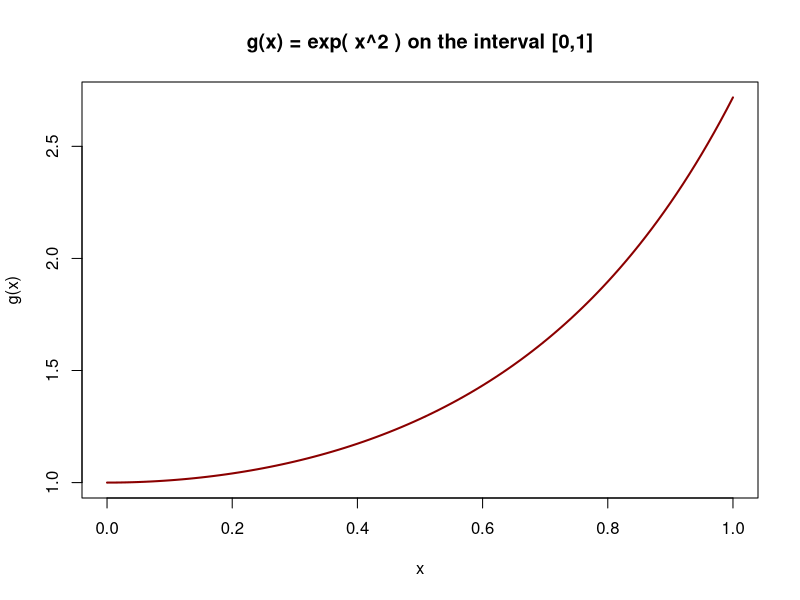
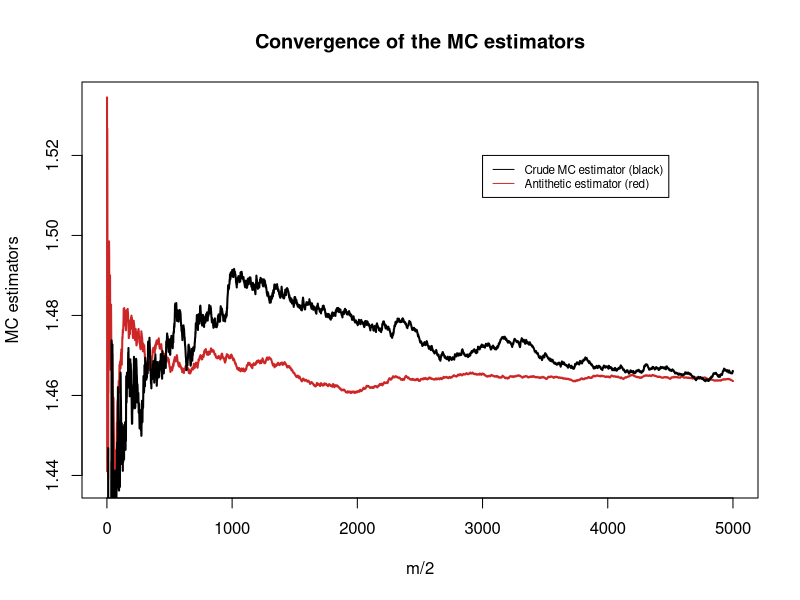

Here is the R script that generated these plots, in order:
#------------------------------------
# Antithetic variates for Monte Carlo
# variance reduction in R
#------------------------------------

# we want to estimate int from 0 to 1 of exp( x^2 ) dx

# plot the function
g = function(x) {exp( x^2)} # function g(x)
x <- seq(from = 0, to = 1, by = 0.01)
plot(x, g(x), type = "l", ylab = "g(x)", xlab = "x", col = 'darkred', lwd = 2,
     main = "g(x) = exp( x^2 ) on the interval [0,1]")

integrate(g, lower = 0, upper = 1)
# 1.462652 with absolute error < 1.6e-14

m <- 10000 # number of simulations
set.seed(1986) # for replication

# MC crude estimation
u <- runif(m)
gx_c <- exp(u^2)
I_hat_crude <- mean(gx_c)
I_hat_crude_2 <- (1/m) * sum(gx_c)
se_I_hat_crude <- sqrt(var(gx_c) / m)
se_I_hat_crude_2 <- sqrt(((1/m)^2)*sum((gx_c - I_hat_crude_2)^2 ))

# Antithetic estimation
u <- runif(m/2)
gx1 <- exp(u^2)
gx2 <- exp((1-u)^2)
gx <-(gx1+gx2)/2  # length(gx) [1] 5000
I_hat_anti <- mean(gx)
I_hat_anti_2 <- 2*(1/m) * sum(gx)
se_I_hat_anti <- sqrt(var(gx)/(m/2) )
se_I_hat_anti_2 <- sqrt((4* (1/m)^2)*sum((gx - I_hat_anti_2)^2 ))

# results  
results <- matrix(c(I_hat_crude,I_hat_anti,se_I_hat_crude, se_I_hat_anti),nrow=2)
colnames(results) <- c("estimate", "sd")
rownames(results) <- c("crude MC", "Antithetic")
results
#            estimate          sd
# crude MC   1.463267 0.004767316
# Antithetic 1.463597 0.002362512

# plot convergence of MC estimators
seq = 1:(m/2)
plot(cumsum(gx)/seq, type="l", ylab="MC estimators", col="firebrick3",
     xlab = "m/2", main = "Convergence of the MC estimators", lwd = 2)
lines(cumsum(gx_c[1:(m/2)])/seq, type="l", col="black",lwd = 2)
legend(3000, 1.52, legend=c("Crude MC estimator (black)", "Antithetic estimator (red)"),
       col=c('black', 'firebrick3'), lty=1, cex=0.7)

#----
# end
#---